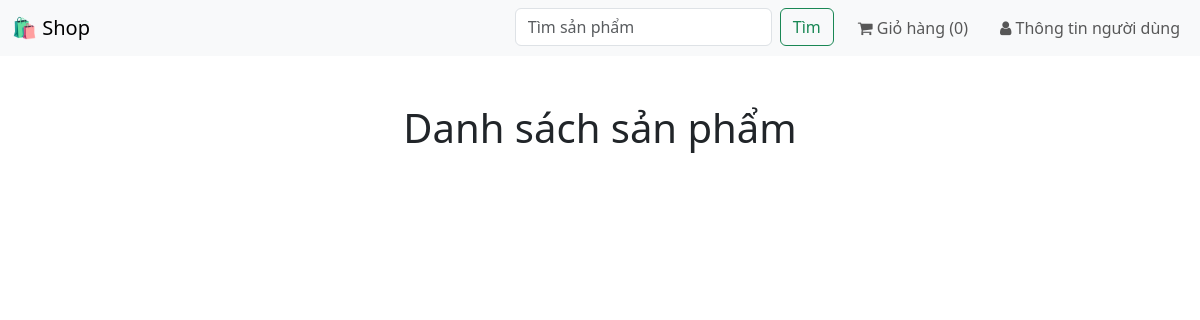
Before: / (signed in) with the older database file.
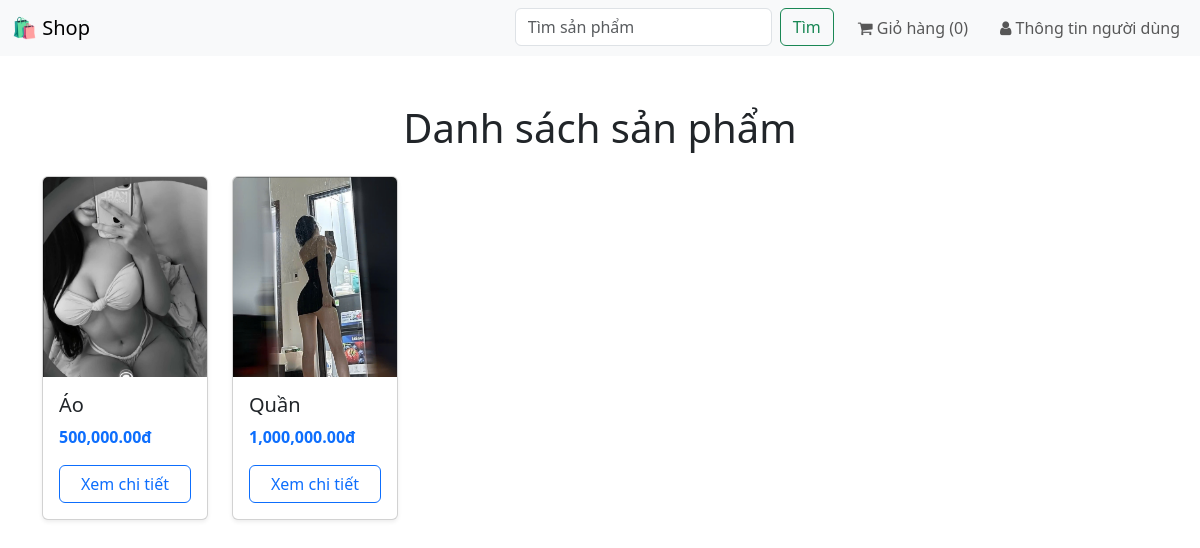
After: the same page with the newer database file.
### fashion/models.py (models this page shows, shortened)
class Product(models.Model):
    name = models.CharField(max_length=200)
    price = models.DecimalField(max_digits=10, decimal_places=2)
    description = models.TextField()
    image = models.ImageField(upload_to='products/')
    category = models.ForeignKey(Category, on_delete=models.CASCADE, null=True, blank=True)

### fashion/views.py (the view)
# urls.py: path('', views.home, name='home'),
@login_required
def home(request):
    products = Product.objects.all()
    return render(request, 'store/home.html', {'products': products, 'cart_item_count': cart_item_count(request)})

### fashion/views.py (called while the page is built)
@login_required
def cart_item_count(request):
    if not request.session.session_key:
        request.session.save()
    session_key = request.session.session_key
    cart_items = CartItem.objects.filter(session_key=session_key)
    return cart_items.count()

### fashion/templates/store/home.html (shortened to what this page needs)
{% extends 'store/base_shop.html' %}
{% load static %}
{% load humanize %}
{% block content %}
<h1 class="mb-4 text-center">Danh sách sản phẩm</h1>
    <div class="row">
      {% for product in products %}
        <div class="col-md-2 col-sm-4 mb-4">
          <div class="card h-100 shadow-sm">
            <img src="{{ product.image.url }}" class="card-img-top" alt="{{ product.name }}" style="height: 200px; object-fit: cover;">
            <div class="card-body">
              <h5 class="card-title">{{ product.name }}</h5>
              <p class="card-text text-primary fw-bold">{{ product.price|intcomma }}đ</p>
              <a href="{% url 'product_detail' product.id %}" class="btn btn-outline-primary w-100">Xem chi tiết</a>
            </div>
          </div>
        </div>
      {% endfor %}
    </div>
{% endblock %}

### fashion/templates/store/base_shop.html (shortened to what this page needs)
<!DOCTYPE html>
<html lang="vi">
<head>
  <link href="https://cdn.jsdelivr.net/npm/bootstrap@5.3.3/dist/css/bootstrap.min.css" rel="stylesheet">
  <link href="https://cdn.jsdelivr.net/npm/font-awesome/css/font-awesome.min.css" rel="stylesheet">
</head>
<body>
    <nav class="navbar navbar-expand-lg navbar-light bg-light">
    <div class="container-fluid">
      <a class="navbar-brand" href="/">🛍️ Shop</a>
      <div class="collapse navbar-collapse" id="navbarNav">
        <ul class="navbar-nav ms-auto">
          <li class="nav-item">
            <form class="d-flex" action="{% url 'search' %}" method="GET">
              <input class="form-control me-2" type="search" placeholder="Tìm sản phẩm" aria-label="Search" name="q">
              <button class="btn btn-outline-success" type="submit">Tìm</button>
            </form>
          </li>
          <li class="nav-item ms-3">
            <a class="nav-link" href="{% url 'cart' %}">
              <i class="fa fa-shopping-cart"></i> Giỏ hàng ({{ cart_item_count }})
            </a>
          </li>
          <li class="nav-item ms-3">
            <a class="nav-link" href="{% url 'user_profile' %}">
              <i class="fa fa-user"></i> Thông tin người dùng
            </a>
          </li>
        </ul>
      </div>
    </div>
  </nav>
    <div class="container mt-5">
        {% block content %}{% endblock %}
    </div>
</body>
</html>

Changed rows visible on the page:
added Product: image (picture), name "Áo", price "500,000.00"
added Product: image (picture), name "Quần", price "1,000,000.00"
